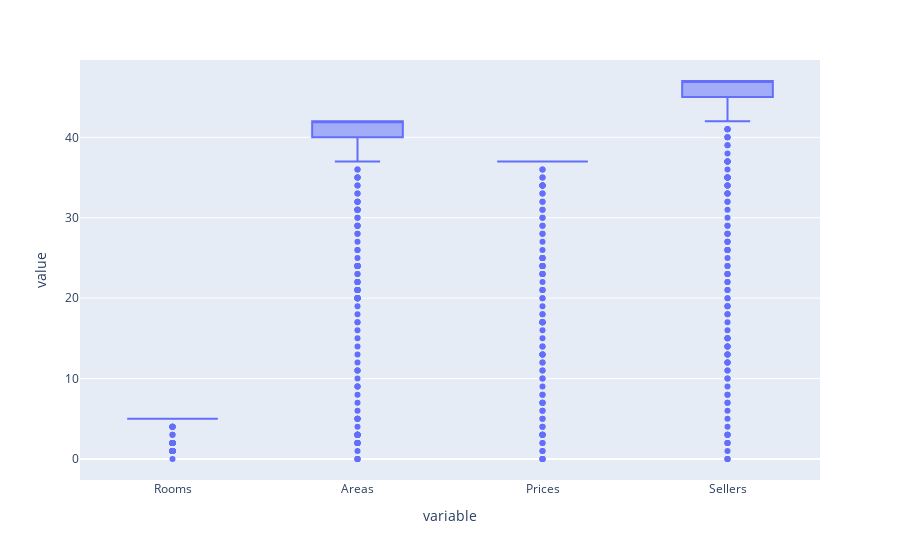

Notebook code for this chart:
### Code cell
px.box(df)

### Figure 1 — Plotly figure (JSON) as saved in the notebook; plotly's stock layout.template omitted (floating-point values rounded to 4 significant figures; data arrays with more than 128 entries replaced by an {"elided": "..."} marker saying what was removed)
{"data": [{"alignmentgroup": "True", "hovertemplate": "variable=%{x}<br>value=%{y}<extra></extra>", "legendgroup": "", "marker": {"color": "#636efa"}, "name": "", "notched": false, "offsetgroup": "", "orientation": "v", "showlegend": false, "type": "box", "x": {"elided": "2000 str values"}, "x0": " ", "xaxis": "x", "y": {"elided": "2000 int values"}, "y0": " ", "yaxis": "y"}], "layout": {"autosize": true, "boxmode": "group", "legend": {"tracegroupgap": 0}, "margin": {"t": 60}, "xaxis": {"anchor": "y", "autorange": true, "domain": [0, 1], "range": [-0.5, 3.5], "title": {"text": "variable"}, "type": "category"}, "yaxis": {"anchor": "x", "autorange": true, "domain": [0, 1], "range": [-2.611, 49.61], "title": {"text": "value"}, "type": "linear"}}}
